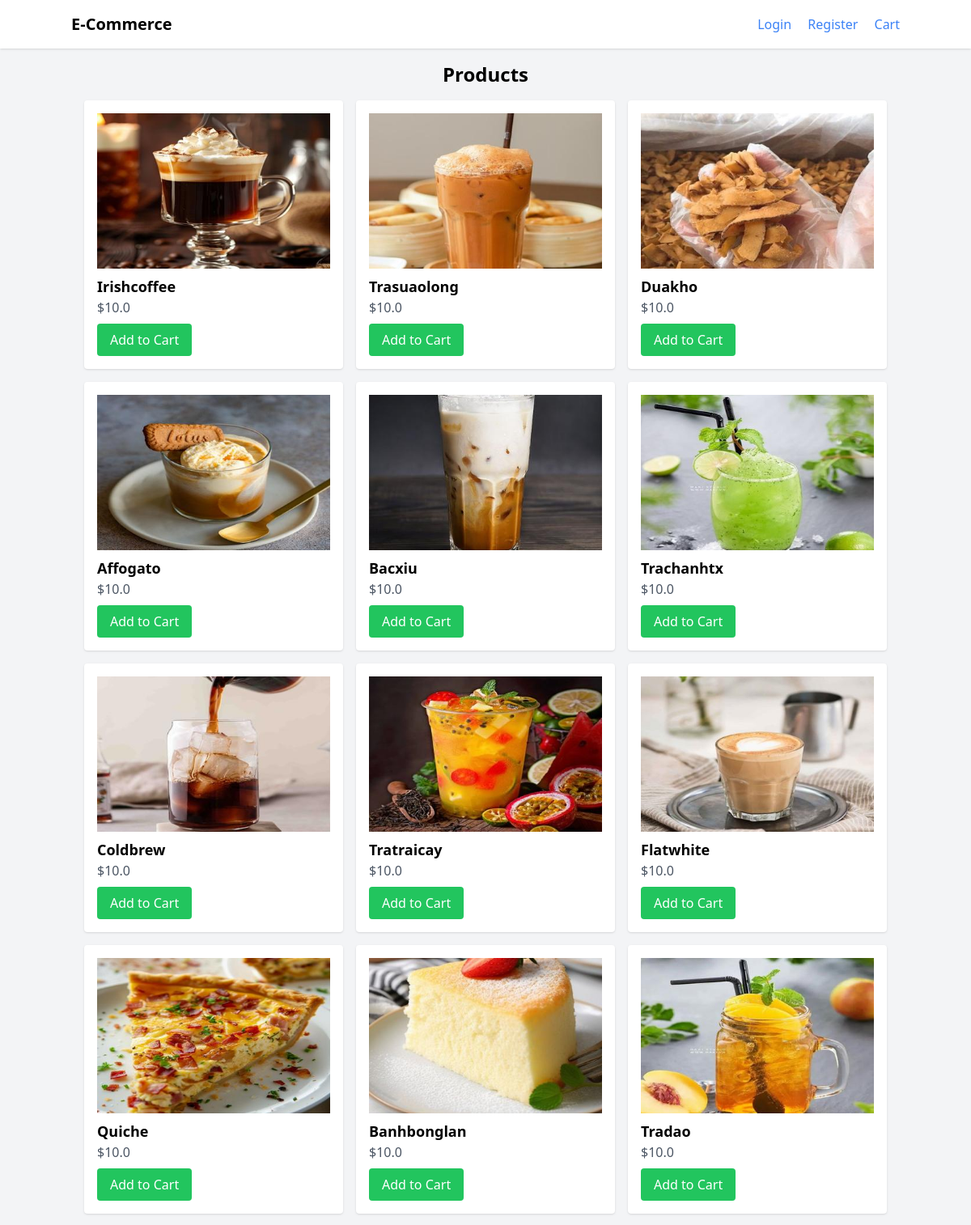
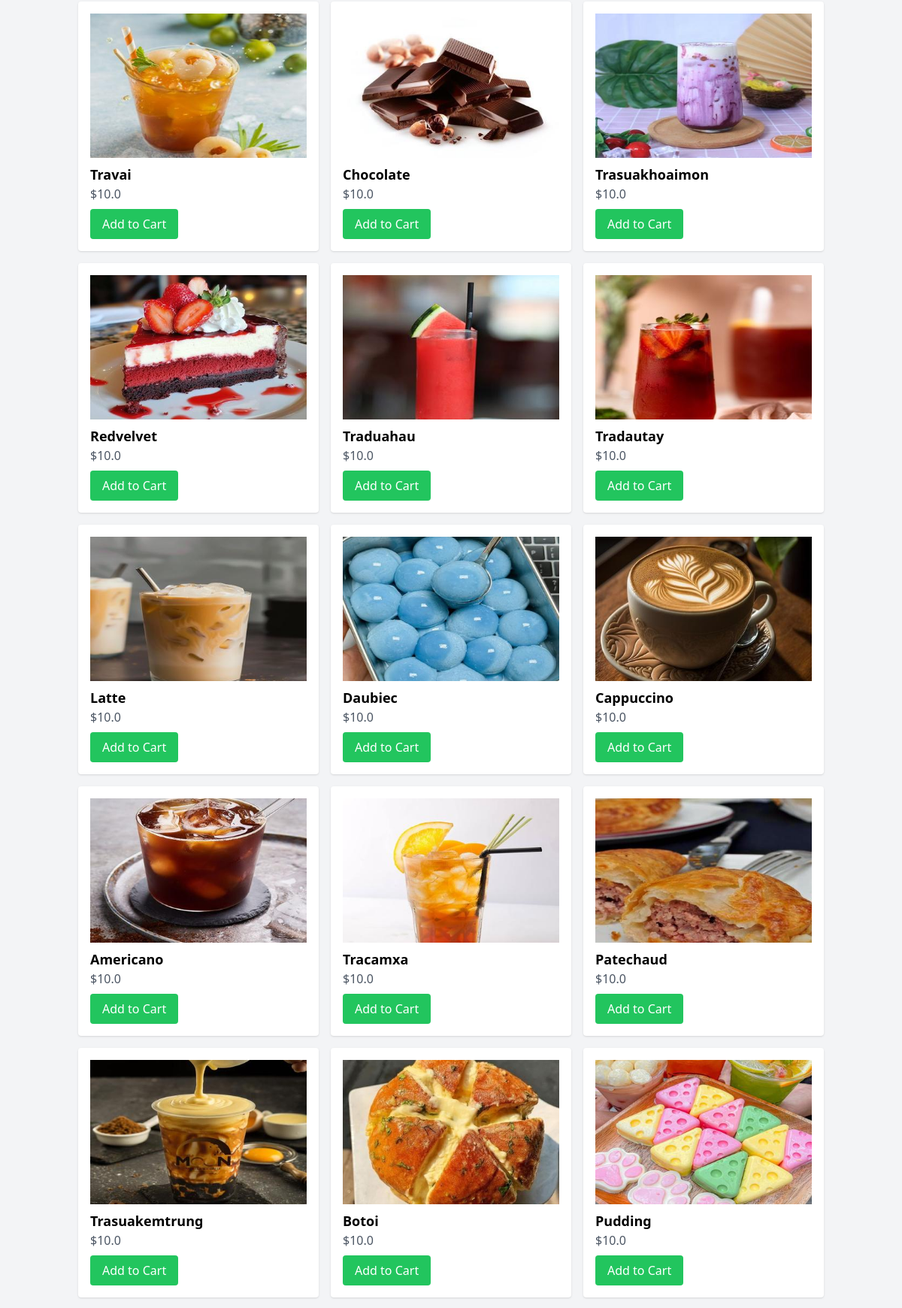
The page / (upper part) on the database its author committed (2 pictures, top to bottom).
### tables this page shows
CREATE TABLE products
                     (id INTEGER PRIMARY KEY, name TEXT, price REAL, image TEXT);

### app.py (the view)
@app.route('/')
def index():
    with sqlite3.connect('database.db') as conn:
        c = conn.cursor()
        c.execute('SELECT * FROM products')
        products = c.fetchall()
    return render_template('index.html', products=products, user=session.get('user'))

### templates/index.html (shortened to what this page needs)
<!DOCTYPE html>
<html lang="en">
  <head>
    <script src="https://cdn.tailwindcss.com"></script>
  </head>
  <body class="bg-gray-100">
    <nav class="bg-white p-4 shadow">
      <div class="container mx-auto flex justify-between items-center">
        <a href="/" class="text-xl font-bold">E-Commerce</a>
        <div>
          {% if user %}
          <span class="mr-4">Hello, {{ user }}</span>
          <a href="/logout" class="text-blue-500 hover:underline">Logout</a>
          {% else %}
          <a href="/login" class="mr-4 text-blue-500 hover:underline">Login</a>
          <a href="/register" class="text-blue-500 hover:underline">Register</a>
          {% endif %}
          <a href="/cart" class="ml-4 text-blue-500 hover:underline">Cart</a>
        </div>
      </div>
    </nav>
    <div class="container mx-auto p-4">
      <h1 class="text-2xl font-bold mb-4 text-center">Products</h1>
      <div class="grid grid-cols-1 sm:grid-cols-2 md:grid-cols-3 gap-4">
        {% for product in products %}
        <div class="bg-white p-4 rounded shadow">
          <img
            src="/static/{{ product[3] }}"
            alt="{{ product[1] }}"
            class="w-full h-48 object-cover mb-2"
          />
          <h3 class="text-lg font-semibold">{{ product[1] }}</h3>
          <p class="text-gray-600">${{ product[2] }}</p>
          <form action="/add_to_cart" method="POST">
            <button
              type="submit"
              class="mt-2 bg-green-500 text-white px-4 py-2 rounded hover:bg-green-600"
            >
              Add to Cart
            </button>
          </form>
        </div>
        {% endfor %}
      </div>
    </div>
  </body>
</html>

### rows shown on the page
products: image (picture), name "Irishcoffee", price "10.0"
products: image (picture), name "Trasuaolong", price "10.0"
products: image (picture), name "Duakho", price "10.0"
products: image (picture), name "Affogato", price "10.0"
products: image (picture), name "Bacxiu", price "10.0"
products: image (picture), name "Trachanhtx", price "10.0"
products: image (picture), name "Coldbrew", price "10.0"
products: image (picture), name "Tratraicay", price "10.0"
products: image (picture), name "Flatwhite", price "10.0"
products: image (picture), name "Quiche", price "10.0"
products: image (picture), name "Banhbonglan", price "10.0"
products: image (picture), name "Tradao", price "10.0"
products: image (picture), name "Travai", price "10.0"
products: image (picture), name "Chocolate", price "10.0"
products: image (picture), name "Trasuakhoaimon", price "10.0"
products: image (picture), name "Redvelvet", price "10.0"
products: image (picture), name "Traduahau", price "10.0"
products: image (picture), name "Tradautay", price "10.0"
products: image (picture), name "Latte", price "10.0"
products: image (picture), name "Daubiec", price "10.0"
products: image (picture), name "Cappuccino", price "10.0"
products: image (picture), name "Americano", price "10.0"
products: image (picture), name "Tracamxa", price "10.0"
products: image (picture), name "Patechaud", price "10.0"
products: image (picture), name "Trasuakemtrung", price "10.0"
products: image (picture), name "Botoi", price "10.0"
products: image (picture), name "Pudding", price "10.0"
